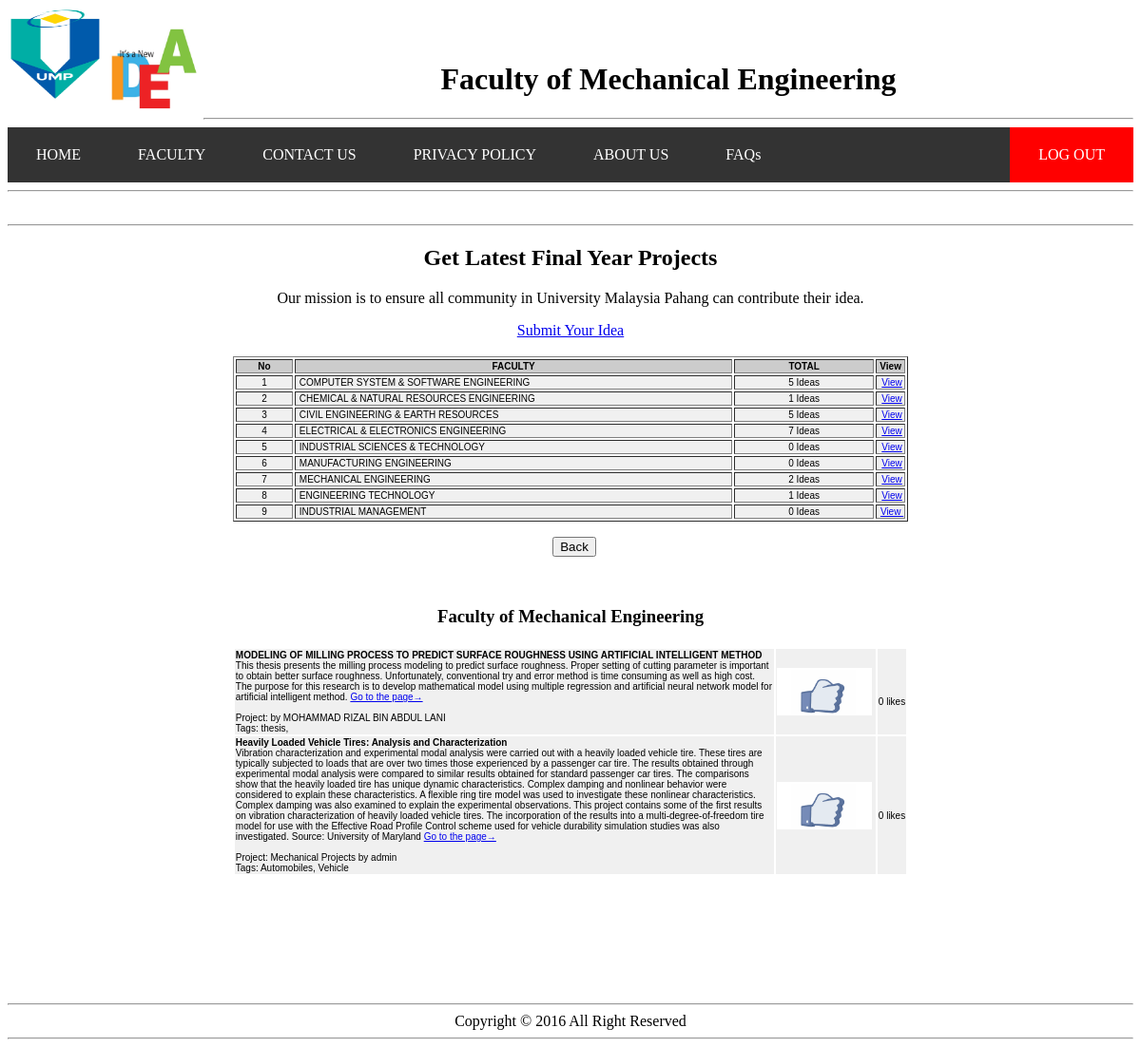
Screenshot of /fkm.php with the database file from the repository.
### tables this page shows
CREATE TABLE IF NOT EXISTS `idea` (
  `id` int(11) NOT NULL AUTO_INCREMENT,
  `faculty` varchar(10) NOT NULL,
  `title` longtext NOT NULL,
  `description` longtext NOT NULL,
  `link` varchar(100) NOT NULL,
  `project` varchar(100) NOT NULL,
  `uploader` varchar(100) NOT NULL,
  `tags` varchar(100) NOT NULL,
  `timestamp` timestamp NOT NULL DEFAULT '0000-00-00 00:00:00' ON UPDATE CURRENT_TIMESTAMP,
  `view` int(11) NOT NULL,
  `userfile` varbinary(1000) NOT NULL,
  PRIMARY KEY (`id`,`faculty`)
);

### fkm.php (the view, shortened to what this page needs)
<html>
<head>
</head>
<center>
<body>
	<img src="pic/ump.png" width="100px" height="100px" align="left"><br>
	<img src="pic/idea.png" width="100px" height="100px" align="left"><br>
	<marquee><h1>Faculty of Mechanical Engineering</h1></marquee>
	<hr>
	<ul>
  <li><a href="homepage2.php">HOME</a></li>
  <li><a href="faculty.php">FACULTY</a></li>
  <li><a href="contact2.php">CONTACT US</a></li>
  <li><a href="privacy2.php">PRIVACY POLICY</a></li>
  <li><a href="aboutus2.php">ABOUT US</a></li>
  <li><a href="faq2.php">FAQs</a></li>
  <li style="float:right"><a class="active" href="logout.php">LOG OUT</a></li>
</ul>
	<hr>
	&nbsp; <br>
	<hr>
	<h2>Get Latest Final Year Projects</h2>
	<p>Our mission is to ensure all community in University Malaysia Pahang can contribute their idea.</p>
	<a href="insert_idea.php">Submit Your Idea</a>
	<br>
	&nbsp; <br>
	<table width="60%" border="1" align="center">
         <tr>
            <td width="9%" bgcolor="#CCCCCC" class="style3"><div align="center"><strong>No</strong></div></td>
    <td width="69%" bgcolor="#CCCCCC" class="style3"><div align="center"><strong>FACULTY</strong></div></td>
    <td width="69%" bgcolor="#CCCCCC" class="style3"><div align="center"><strong>TOTAL</strong></div></td>
    <td width="22%" bgcolor="#CCCCCC" class="style3"><div align="center"><strong>View</strong></div></td>
         </tr>
	   		  <tr onMouseOver="this.style.backgroundColor='#66CC33'" onMouseOut="this.style.backgroundColor='#F0F0F0'" bgcolor="#F0F0F0" class="style3">
            <td class="style3"><div align="center">1</div></td>
            <td class="style3">&nbsp;COMPUTER SYSTEM & SOFTWARE ENGINEERING</td>
            <td class="style3"><div align="center">
			<?php
		$result = mysql_query("select count(1) FROM idea WHERE faculty='fskkp'");
		$row = mysql_fetch_array($result);
		$total = $row[0];
		echo  $total . " Ideas ";
			?>
			</div></td>
            <td class="style3"><div align="center">&nbsp;<a href="fskkp.php">View</a></div></td>
         </tr>
       			  <tr onMouseOver="this.style.backgroundColor='#66CC33'" onMouseOut="this.style.backgroundColor='#F0F0F0'" bgcolor="#F0F0F0" class="style3">
            <td class="style3"><div align="center">2</div></td>
            <td class="style3">&nbsp;CHEMICAL & NATURAL RESOURCES ENGINEERING</td>
            <td class="style3"><div align="center">
			<?php
		$result = mysql_query("select count(1) FROM idea WHERE faculty='fkksa'");
		$row = mysql_fetch_array($result);
		$total = $row[0];
		echo  $total . " Ideas ";
			?>
			</div></td>
            <td class="style3"><div align="center">&nbsp;<a href="fkksa.php">View</a></div></td>
         </tr>
       			  <tr onMouseOver="this.style.backgroundColor='#66CC33'" onMouseOut="this.style.backgroundColor='#F0F0F0'" bgcolor="#F0F0F0" class="style3">
            <td class="style3"><div align="center">3</div></td>
            <td class="style3">&nbsp;CIVIL ENGINEERING & EARTH RESOURCES</td>
            <td class="style3"><div align="center">
			<?php
		$result = mysql_query("select count(1) FROM idea WHERE faculty='fkasa'");
		$row = mysql_fetch_array($result);
		$total = $row[0];
		echo  $total . " Ideas ";
			?>
			</div></td>
            <td class="style3"><div align="center">&nbsp;<a href="fkasa.php">View</a></div></td>
         </tr>
		 <tr onMouseOver="this.style.backgroundColor='#66CC33'" onMouseOut="this.style.backgroundColor='#F0F0F0'" bgcolor="#F0F0F0" class="style3">
            <td class="style3"><div align="center">4</div></td>
            <td class="style3">&nbsp;ELECTRICAL & ELECTRONICS ENGINEERING</td>
            <td class="style3"><div align="center">
			<?php
		$result = mysql_query("select count(1) FROM idea WHERE faculty='fkee'");
		$row = mysql_fetch_array($result);
		$total = $row[0];
		echo  $total . " Ideas ";
			?>
			</div></td>
            <td class="style3"><div align="center">&nbsp;<a href="fkee.php">View</a></div></td>
         </tr>
		  <tr onMouseOver="this.style.backgroundColor='#66CC33'" onMouseOut="this.style.backgroundColor='#F0F0F0'" bgcolor="#F0F0F0" class="style3">
            <td class="style3"><div align="center">5</div></td>
            <td class="style3">&nbsp;INDUSTRIAL SCIENCES & TECHNOLOGY</td>
            <td class="style3"><div align="center">
			<?php
		$result = mysql_query("select count(1) FROM idea WHERE faculty='fist'");
		$row = mysql_fetch_array($result);
		$total = $row[0];
		echo  $total . " Ideas ";
			?>
			</div></td>
            <td class="style3"><div align="center">&nbsp;<a href="fist.php">View</a></div></td>
         </tr>
		  <tr onMouseOver="this.style.backgroundColor='#66CC33'" onMouseOut="this.style.backgroundColor='#F0F0F0'" bgcolor="#F0F0F0" class="style3">
            <td class="style3"><div align="center">6</div></td>
            <td class="style3">&nbsp;MANUFACTURING ENGINEERING</td>
            <td class="style3"><div align="center">
			<?php
		$result = mysql_query("select count(1) FROM idea WHERE faculty='fkp'");
		$row = mysql_fetch_array($result);
		$total = $row[0];
		echo  $total . " Ideas ";
			?>
			</div></td>
            <td class="style3"><div align="center">&nbsp;<a href="fkp.php">View</a></div></td>
         </tr>
		  <tr onMouseOver="this.style.backgroundColor='#66CC33'" onMouseOut="this.style.backgroundColor='#F0F0F0'" bgcolor="#F0F0F0" class="style3">
            <td class="style3"><div align="center">7</div></td>
            <td class="style3">&nbsp;MECHANICAL ENGINEERING</td>
            <td class="style3"><div align="center">
			<?php
		$result = mysql_query("select count(1) FROM idea WHERE faculty='fkm'");
		$row = mysql_fetch_array($result);
		$total = $row[0];
		echo  $total . " Ideas ";
			?>
			</div></td>
            <td class="style3"><div align="center">&nbsp;<a href="fkm.php">View</a></div></td>
         </tr>
		 <tr onMouseOver="this.style.backgroundColor='#66CC33'" onMouseOut="this.style.backgroundColor='#F0F0F0'" bgcolor="#F0F0F0" class="style3">
            <td class="style3"><div align="center">8</div></td>
            <td class="style3">&nbsp;ENGINEERING TECHNOLOGY</td>
            <td class="style3"><div align="center">
			<?php
		$result = mysql_query("select count(1) FROM idea WHERE faculty='ftek'");
		$row = mysql_fetch_array($result);
		$total = $row[0];
		echo  $total . " Ideas ";
			?>
			</div></td>
            <td class="style3"><div align="center">&nbsp;<a href="ftek.php">View</a></div></td>
         </tr>
		 <tr onMouseOver="this.style.backgroundColor='#66CC33'" onMouseOut="this.style.backgroundColor='#F0F0F0'" bgcolor="#F0F0F0" class="style3">
            <td class="style3"><div align="center">9</div></td>
            <td class="style3">&nbsp;INDUSTRIAL MANAGEMENT</td>
            <td class="style3"><div align="center">
			<?php
		$result = mysql_query("select count(1) FROM idea WHERE faculty='fim'");
		$row = mysql_fetch_array($result);
		$total = $row[0];
		echo  $total . " Ideas ";
			?>
			</div></td>
            <td class="style3"><div align="center">&nbsp;<a href="fim.php">View&nbsp;</a></div></td>
         </tr>
</table>
<p align="center">&nbsp;
          <input type=button value="Back" onClick="history.go(-1)">
        </p>
       <p>&nbsp;       </p>
	   <h3>Faculty of Mechanical Engineering</h3>
	   <table width="60%" border="0" align="center">
         <tr>
		 <?php
		include("database.php");
		$query = "SELECT * FROM idea WHERE faculty='fkm'";
		$result = mysql_query($query, $conn);
			while($row = mysql_fetch_array($result)) {
			$title = $row["title"];
			$description = $row["description"];
			$link = $row["link"];
			$project = $row["project"];
			$uploader = $row["uploader"];
			$tags = $row["tags"];
			?>
	   		  <tr  onMouseOut="this.style.backgroundColor='#F0F0F0'" bgcolor="#F0F0F0" class="style3">
            <td class="style3"><strong><?php echo $title ?></strong>
			<br>
			<?php echo $description ?>
			<a href=<?php echo $link ?> target="_blank">Go to the page&rarr; </a>
			<br><br>
			Project: <?php echo $project ?>	by <?php echo $uploader ?> <br>
			Tags: <?php echo $tags ?></td>
            <td class="style3"><div align="center">
	<img src="pic/liker.gif" width="100px" height="50px" align="left" onClick="onClick()"></div></td>
			<td class="style3"><div align="center">&nbsp; <br><p><a id="clicks" >0</a>&nbsp;likes</p></div></td>
         </tr>
		 <?php
		}
		?>
</table>
	&nbsp; <br>
	&nbsp; <br>
	&nbsp; <br>
	&nbsp; <br>
	&nbsp; <br>
	&nbsp; <br>
	&nbsp; <br>
	<hr>
	Copyright &copy 2016 All Right Reserved
	<hr>
</body>
</html>

### fkm.php (style rules this page uses)
ul { list-style-type: none; margin: 0; padding: 0; overflow: hidden; background-color: #333; }
li { float: left; }
li a { display: block; color: white; text-align: center; padding: 20px 30px; text-decoration: none; }
.active { background-color: #FF0000; }
.style3 { font-size: 10px ;font-family:verdana, helvetica, sans-serif }

### rows the page displays
idea: title "MODELING OF MILLING PROCESS TO PREDICT SURFACE ROUGHNESS USING ARTIFICIAL INTELLIGENT METHOD", description "This thesis presents the milling process modeling to predict surface roughness. Proper setting of cutting parameter is important to obtain better surface roughness. Unfortunately, conventional try and error method is time consuming as well as high cost. The purpose for this research is to develop mathematical model using multiple regression and artificial neural network model for artificial intelligent method.", uploader "MOHAMMAD RIZAL BIN ABDUL LANI", tags "thesis,"
idea: title "Heavily Loaded Vehicle Tires: Analysis and Characterization", description "Vibration characterization and experimental modal analysis were carried out with a heavily loaded vehicle tire. These tires are typically subjected to loads that are over two times those experienced by a passenger car tire. The results obtained through experimental modal analysis were compared to similar results obtained for standard passenger car tires. The comparisons show that the heavily loaded tire has unique dynamic characteristics. Complex damping and nonlinear behavior were considered to explain these characteristics. A flexible ring tire model was used to investigate these nonlinear characteristics. Complex damping was also examined to explain the experimental observations. This…", project "Mechanical Projects", uploader "admin", tags "Automobiles, Vehicle"

### other values shown
$total "5"
$total "1"
$total "7"
$total "0"
$total "2"
